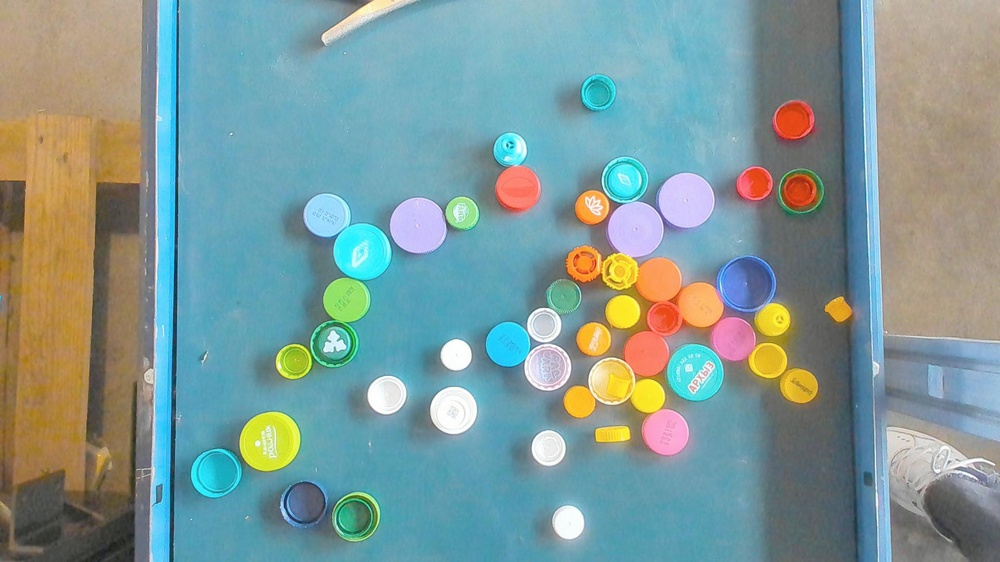
#> input picture ML/Classic_CV/sample.jpg, 1000 x 562 px, shrunk from 1920 x 1080 before the run
$ python histogram_generator.py sample.jpg
#> lines starting #> are read from the running program, lines starting #| are printed output that depends on the picture
import cv2
import numpy as np
import matplotlib.pyplot as plt
import argparse
import sys

def show_img_histogram(image_path):
#> called with image_path = 'sample.jpg'
    image = cv2.imread(image_path, cv2.IMREAD_GRAYSCALE)
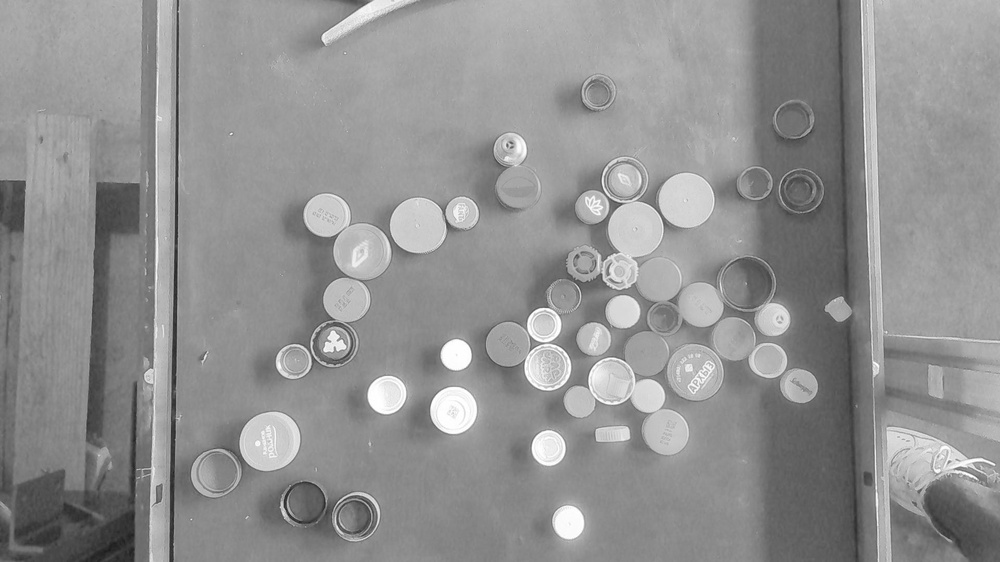
#> image: shape (562, 1000); min 28, max 255, mean 145.6

    if image is None:
        raise FileNotFoundError(f"Could not load image from path: {image_path}")

    histogram = cv2.calcHist([image], [0], None, [256], [0, 256])
#> histogram = 256 values, max 10473 at index 141, min 0 at index 0, mean 2195.3

    #Plot image
    plt.figure(figsize=(10, 4))

    plt.subplot(1, 2, 1)
    plt.imshow(image, cmap="gray")
    plt.title("Grayscale Image")
    plt.axis("off")

    plt.subplot(1, 2, 2)
    plt.plot(histogram)
    plt.title("Intensity Histogram")
    plt.xlabel("Intensity Value")
    plt.ylabel("Pixel Count")
    plt.xlim([0, 256])

    plt.tight_layout()
    plt.show()
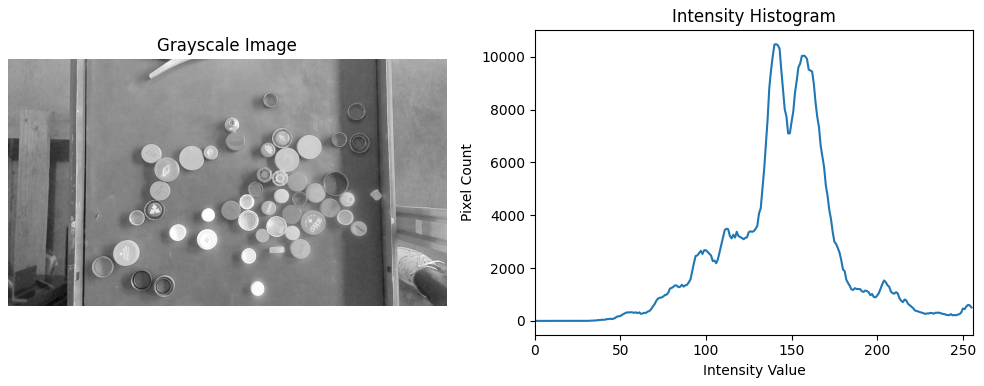
#> figure drawn by matplotlib, 2 panels; panel 2: curve peaks at x = 141, y = 10473


def main():
    parser = argparse.ArgumentParser(
        description="Display the histogram of an image"
    )

    parser.add_argument(
        "image_path",
        type=str,
        help="Path to the input image"
    )

    args = parser.parse_args()

    try:
        show_img_histogram(args.image_path)
    except Exception as e:
        print(f"Error: {e}", file=sys.stderr)
        sys.exit(1)


if __name__ == "__main__":
    main()
